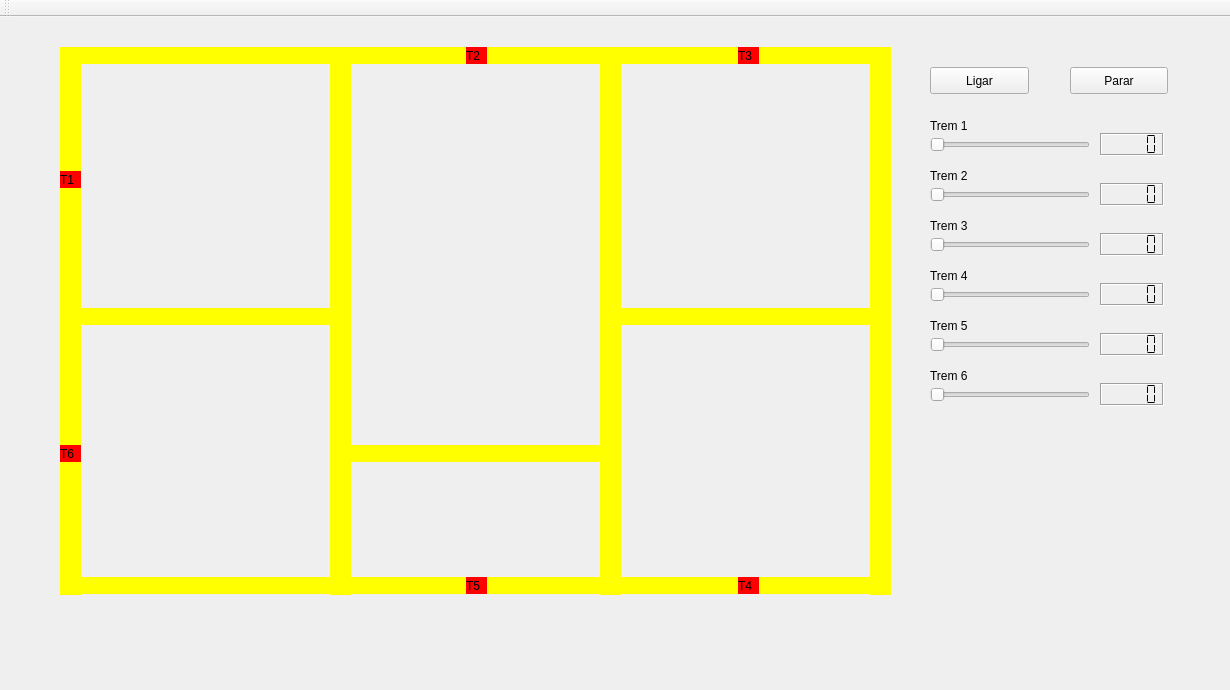
<?xml version="1.0" encoding="UTF-8"?>
<ui version="4.0">
 <class>MainWindow</class>
 <widget class="QMainWindow" name="MainWindow">
  <property name="geometry">
   <rect>
    <x>0</x>
    <y>0</y>
    <width>1230</width>
    <height>690</height>
   </rect>
  </property>
  <property name="windowTitle">
   <string>MainWindow</string>
  </property>
  <widget class="QWidget" name="centralWidget">
   <widget class="QLabel" name="label_trem1">
    <property name="geometry">
     <rect>
      <x>60</x>
      <y>154</y>
      <width>21</width>
      <height>17</height>
     </rect>
    </property>
    <property name="styleSheet">
     <string notr="true">QLabel { background: red}</string>
    </property>
    <property name="text">
     <string>T1</string>
    </property>
   </widget>
   <widget class="QLabel" name="trilho01">
    <property name="geometry">
     <rect>
      <x>80</x>
      <y>30</y>
      <width>250</width>
      <height>17</height>
     </rect>
    </property>
    <property name="styleSheet">
     <string notr="true">QLabel { background: yellow}</string>
    </property>
    <property name="text">
     <string/>
    </property>
   </widget>
   <widget class="QLabel" name="trilho09">
    <property name="geometry">
     <rect>
      <x>80</x>
      <y>291</y>
      <width>250</width>
      <height>17</height>
     </rect>
    </property>
    <property name="styleSheet">
     <string notr="true">QLabel { background: yellow}</string>
    </property>
    <property name="text">
     <string/>
    </property>
   </widget>
   <widget class="QLabel" name="trilho10">
    <property name="geometry">
     <rect>
      <x>330</x>
      <y>30</y>
      <width>21</width>
      <height>548</height>
     </rect>
    </property>
    <property name="styleSheet">
     <string notr="true">QLabel { background: yellow}</string>
    </property>
    <property name="text">
     <string/>
    </property>
   </widget>
   <widget class="QLabel" name="trilho08">
    <property name="geometry">
     <rect>
      <x>60</x>
      <y>30</y>
      <width>21</width>
      <height>548</height>
     </rect>
    </property>
    <property name="styleSheet">
     <string notr="true">QLabel { background: yellow}</string>
    </property>
    <property name="text">
     <string/>
    </property>
   </widget>
   <widget class="QPushButton" name="pushButton">
    <property name="geometry">
     <rect>
      <x>930</x>
      <y>50</y>
      <width>99</width>
      <height>27</height>
     </rect>
    </property>
    <property name="text">
     <string>Ligar</string>
    </property>
   </widget>
   <widget class="QPushButton" name="pushButton_2">
    <property name="geometry">
     <rect>
      <x>1070</x>
      <y>50</y>
      <width>98</width>
      <height>27</height>
     </rect>
    </property>
    <property name="text">
     <string>Parar</string>
    </property>
   </widget>
   <widget class="QLabel" name="trilho11">
    <property name="geometry">
     <rect>
      <x>600</x>
      <y>30</y>
      <width>21</width>
      <height>548</height>
     </rect>
    </property>
    <property name="styleSheet">
     <string notr="true">QLabel { background: yellow}</string>
    </property>
    <property name="text">
     <string/>
    </property>
   </widget>
   <widget class="QLabel" name="trilho02">
    <property name="geometry">
     <rect>
      <x>350</x>
      <y>30</y>
      <width>250</width>
      <height>17</height>
     </rect>
    </property>
    <property name="styleSheet">
     <string notr="true">QLabel { background: yellow}</string>
    </property>
    <property name="text">
     <string/>
    </property>
   </widget>
   <widget class="QLabel" name="trilho13">
    <property name="geometry">
     <rect>
      <x>350</x>
      <y>428</y>
      <width>250</width>
      <height>17</height>
     </rect>
    </property>
    <property name="styleSheet">
     <string notr="true">QLabel { background: yellow}</string>
    </property>
    <property name="text">
     <string/>
    </property>
   </widget>
   <widget class="QLabel" name="label_trem2">
    <property name="geometry">
     <rect>
      <x>466</x>
      <y>30</y>
      <width>21</width>
      <height>17</height>
     </rect>
    </property>
    <property name="styleSheet">
     <string notr="true">QLabel { background: red}</string>
    </property>
    <property name="text">
     <string>T2</string>
    </property>
   </widget>
   <widget class="QLabel" name="label_trem3">
    <property name="geometry">
     <rect>
      <x>738</x>
      <y>30</y>
      <width>21</width>
      <height>17</height>
     </rect>
    </property>
    <property name="styleSheet">
     <string notr="true">QLabel { background: red}</string>
    </property>
    <property name="text">
     <string>T3</string>
    </property>
   </widget>
   <widget class="QLabel" name="trilho04">
    <property name="geometry">
     <rect>
      <x>870</x>
      <y>30</y>
      <width>21</width>
      <height>548</height>
     </rect>
    </property>
    <property name="styleSheet">
     <string notr="true">QLabel { background: yellow}</string>
    </property>
    <property name="text">
     <string/>
    </property>
   </widget>
   <widget class="QLabel" name="trilho03">
    <property name="geometry">
     <rect>
      <x>620</x>
      <y>30</y>
      <width>250</width>
      <height>17</height>
     </rect>
    </property>
    <property name="styleSheet">
     <string notr="true">QLabel { background: yellow}</string>
    </property>
    <property name="text">
     <string/>
    </property>
   </widget>
   <widget class="QLabel" name="trilho12">
    <property name="geometry">
     <rect>
      <x>620</x>
      <y>291</y>
      <width>250</width>
      <height>17</height>
     </rect>
    </property>
    <property name="styleSheet">
     <string notr="true">QLabel { background: yellow}</string>
    </property>
    <property name="text">
     <string/>
    </property>
   </widget>
   <widget class="QLabel" name="trilho06">
    <property name="geometry">
     <rect>
      <x>350</x>
      <y>560</y>
      <width>250</width>
      <height>17</height>
     </rect>
    </property>
    <property name="styleSheet">
     <string notr="true">QLabel { background: yellow}</string>
    </property>
    <property name="text">
     <string/>
    </property>
   </widget>
   <widget class="QLabel" name="trilho07">
    <property name="geometry">
     <rect>
      <x>80</x>
      <y>560</y>
      <width>250</width>
      <height>17</height>
     </rect>
    </property>
    <property name="styleSheet">
     <string notr="true">QLabel { background: yellow}</string>
    </property>
    <property name="text">
     <string/>
    </property>
   </widget>
   <widget class="QLabel" name="trilho05">
    <property name="geometry">
     <rect>
      <x>620</x>
      <y>560</y>
      <width>250</width>
      <height>17</height>
     </rect>
    </property>
    <property name="styleSheet">
     <string notr="true">QLabel { background: yellow}</string>
    </property>
    <property name="text">
     <string/>
    </property>
   </widget>
   <widget class="QLabel" name="label_trem4">
    <property name="geometry">
     <rect>
      <x>738</x>
      <y>560</y>
      <width>21</width>
      <height>17</height>
     </rect>
    </property>
    <property name="styleSheet">
     <string notr="true">QLabel { background: red}</string>
    </property>
    <property name="text">
     <string>T4</string>
    </property>
   </widget>
   <widget class="QLabel" name="label_trem5">
    <property name="geometry">
     <rect>
      <x>466</x>
      <y>560</y>
      <width>21</width>
      <height>17</height>
     </rect>
    </property>
    <property name="styleSheet">
     <string notr="true">QLabel { background: red}</string>
    </property>
    <property name="text">
     <string>T5</string>
    </property>
   </widget>
   <widget class="QLabel" name="label_trem6">
    <property name="geometry">
     <rect>
      <x>60</x>
      <y>428</y>
      <width>21</width>
      <height>17</height>
     </rect>
    </property>
    <property name="styleSheet">
     <string notr="true">QLabel { background: red}</string>
    </property>
    <property name="text">
     <string>T6</string>
    </property>
   </widget>
   <widget class="QLCDNumber" name="lcdNumber">
    <property name="geometry">
     <rect>
      <x>1100</x>
      <y>116</y>
      <width>64</width>
      <height>23</height>
     </rect>
    </property>
    <property name="autoFillBackground">
     <bool>true</bool>
    </property>
    <property name="frameShape">
     <enum>QFrame::Shape::Box</enum>
    </property>
    <property name="frameShadow">
     <enum>QFrame::Shadow::Sunken</enum>
    </property>
    <property name="segmentStyle">
     <enum>QLCDNumber::SegmentStyle::Flat</enum>
    </property>
   </widget>
   <widget class="QSlider" name="sliderTrem1">
    <property name="geometry">
     <rect>
      <x>930</x>
      <y>120</y>
      <width>160</width>
      <height>16</height>
     </rect>
    </property>
    <property name="maximum">
     <number>200</number>
    </property>
    <property name="orientation">
     <enum>Qt::Orientation::Horizontal</enum>
    </property>
   </widget>
   <widget class="QLabel" name="label">
    <property name="geometry">
     <rect>
      <x>930</x>
      <y>100</y>
      <width>66</width>
      <height>18</height>
     </rect>
    </property>
    <property name="text">
     <string>Trem 1</string>
    </property>
   </widget>
   <widget class="QLCDNumber" name="lcdNumber_2">
    <property name="geometry">
     <rect>
      <x>1100</x>
      <y>166</y>
      <width>64</width>
      <height>23</height>
     </rect>
    </property>
    <property name="autoFillBackground">
     <bool>true</bool>
    </property>
    <property name="frameShape">
     <enum>QFrame::Shape::Box</enum>
    </property>
    <property name="frameShadow">
     <enum>QFrame::Shadow::Sunken</enum>
    </property>
    <property name="segmentStyle">
     <enum>QLCDNumber::SegmentStyle::Flat</enum>
    </property>
   </widget>
   <widget class="QSlider" name="sliderTrem2">
    <property name="geometry">
     <rect>
      <x>930</x>
      <y>170</y>
      <width>160</width>
      <height>16</height>
     </rect>
    </property>
    <property name="maximum">
     <number>200</number>
    </property>
    <property name="orientation">
     <enum>Qt::Orientation::Horizontal</enum>
    </property>
   </widget>
   <widget class="QLabel" name="label_2">
    <property name="geometry">
     <rect>
      <x>930</x>
      <y>150</y>
      <width>66</width>
      <height>18</height>
     </rect>
    </property>
    <property name="text">
     <string>Trem 2</string>
    </property>
   </widget>
   <widget class="QLCDNumber" name="lcdNumber_3">
    <property name="geometry">
     <rect>
      <x>1100</x>
      <y>216</y>
      <width>64</width>
      <height>23</height>
     </rect>
    </property>
    <property name="autoFillBackground">
     <bool>true</bool>
    </property>
    <property name="frameShape">
     <enum>QFrame::Shape::Box</enum>
    </property>
    <property name="frameShadow">
     <enum>QFrame::Shadow::Sunken</enum>
    </property>
    <property name="segmentStyle">
     <enum>QLCDNumber::SegmentStyle::Flat</enum>
    </property>
   </widget>
   <widget class="QSlider" name="sliderTrem3">
    <property name="geometry">
     <rect>
      <x>930</x>
      <y>220</y>
      <width>160</width>
      <height>16</height>
     </rect>
    </property>
    <property name="maximum">
     <number>200</number>
    </property>
    <property name="orientation">
     <enum>Qt::Orientation::Horizontal</enum>
    </property>
   </widget>
   <widget class="QLabel" name="label_3">
    <property name="geometry">
     <rect>
      <x>930</x>
      <y>200</y>
      <width>66</width>
      <height>18</height>
     </rect>
    </property>
    <property name="text">
     <string>Trem 3</string>
    </property>
   </widget>
   <widget class="QLCDNumber" name="lcdNumber_4">
    <property name="geometry">
     <rect>
      <x>1100</x>
      <y>266</y>
      <width>64</width>
      <height>23</height>
     </rect>
    </property>
    <property name="autoFillBackground">
     <bool>true</bool>
    </property>
    <property name="frameShape">
     <enum>QFrame::Shape::Box</enum>
    </property>
    <property name="frameShadow">
     <enum>QFrame::Shadow::Sunken</enum>
    </property>
    <property name="segmentStyle">
     <enum>QLCDNumber::SegmentStyle::Flat</enum>
    </property>
   </widget>
   <widget class="QSlider" name="sliderTrem4">
    <property name="geometry">
     <rect>
      <x>930</x>
      <y>270</y>
      <width>160</width>
      <height>16</height>
     </rect>
    </property>
    <property name="maximum">
     <number>200</number>
    </property>
    <property name="orientation">
     <enum>Qt::Orientation::Horizontal</enum>
    </property>
   </widget>
   <widget class="QLabel" name="label_4">
    <property name="geometry">
     <rect>
      <x>930</x>
      <y>250</y>
      <width>66</width>
      <height>18</height>
     </rect>
    </property>
    <property name="text">
     <string>Trem 4</string>
    </property>
   </widget>
   <widget class="QLCDNumber" name="lcdNumber_5">
    <property name="geometry">
     <rect>
      <x>1100</x>
      <y>316</y>
      <width>64</width>
      <height>23</height>
     </rect>
    </property>
    <property name="autoFillBackground">
     <bool>true</bool>
    </property>
    <property name="frameShape">
     <enum>QFrame::Shape::Box</enum>
    </property>
    <property name="frameShadow">
     <enum>QFrame::Shadow::Sunken</enum>
    </property>
    <property name="segmentStyle">
     <enum>QLCDNumber::SegmentStyle::Flat</enum>
    </property>
   </widget>
   <widget class="QSlider" name="sliderTrem5">
    <property name="geometry">
     <rect>
      <x>930</x>
      <y>320</y>
      <width>160</width>
      <height>16</height>
     </rect>
    </property>
    <property name="maximum">
     <number>200</number>
    </property>
    <property name="orientation">
     <enum>Qt::Orientation::Horizontal</enum>
    </property>
   </widget>
   <widget class="QLabel" name="label_5">
    <property name="geometry">
     <rect>
      <x>930</x>
      <y>300</y>
      <width>66</width>
      <height>18</height>
     </rect>
    </property>
    <property name="text">
     <string>Trem 5</string>
    </property>
   </widget>
   <widget class="QLCDNumber" name="lcdNumber_6">
    <property name="geometry">
     <rect>
      <x>1100</x>
      <y>366</y>
      <width>64</width>
      <height>23</height>
     </rect>
    </property>
    <property name="autoFillBackground">
     <bool>true</bool>
    </property>
    <property name="frameShape">
     <enum>QFrame::Shape::Box</enum>
    </property>
    <property name="frameShadow">
     <enum>QFrame::Shadow::Sunken</enum>
    </property>
    <property name="segmentStyle">
     <enum>QLCDNumber::SegmentStyle::Flat</enum>
    </property>
   </widget>
   <widget class="QSlider" name="sliderTrem6">
    <property name="geometry">
     <rect>
      <x>930</x>
      <y>370</y>
      <width>160</width>
      <height>16</height>
     </rect>
    </property>
    <property name="maximum">
     <number>200</number>
    </property>
    <property name="orientation">
     <enum>Qt::Orientation::Horizontal</enum>
    </property>
   </widget>
   <widget class="QLabel" name="label_6">
    <property name="geometry">
     <rect>
      <x>930</x>
      <y>350</y>
      <width>66</width>
      <height>18</height>
     </rect>
    </property>
    <property name="text">
     <string>Trem 6</string>
    </property>
   </widget>
   <zorder>trilho01</zorder>
   <zorder>trilho09</zorder>
   <zorder>trilho10</zorder>
   <zorder>trilho08</zorder>
   <zorder>label_trem1</zorder>
   <zorder>pushButton</zorder>
   <zorder>pushButton_2</zorder>
   <zorder>trilho11</zorder>
   <zorder>trilho02</zorder>
   <zorder>trilho13</zorder>
   <zorder>label_trem2</zorder>
   <zorder>trilho04</zorder>
   <zorder>trilho03</zorder>
   <zorder>trilho12</zorder>
   <zorder>trilho06</zorder>
   <zorder>trilho07</zorder>
   <zorder>trilho05</zorder>
   <zorder>label_trem3</zorder>
   <zorder>label_trem4</zorder>
   <zorder>label_trem5</zorder>
   <zorder>label_trem6</zorder>
   <zorder>lcdNumber</zorder>
   <zorder>sliderTrem1</zorder>
   <zorder>label</zorder>
   <zorder>lcdNumber_2</zorder>
   <zorder>sliderTrem2</zorder>
   <zorder>label_2</zorder>
   <zorder>lcdNumber_3</zorder>
   <zorder>sliderTrem3</zorder>
   <zorder>label_3</zorder>
   <zorder>lcdNumber_4</zorder>
   <zorder>sliderTrem4</zorder>
   <zorder>label_4</zorder>
   <zorder>lcdNumber_5</zorder>
   <zorder>sliderTrem5</zorder>
   <zorder>label_5</zorder>
   <zorder>lcdNumber_6</zorder>
   <zorder>sliderTrem6</zorder>
   <zorder>label_6</zorder>
  </widget>
  <widget class="QMenuBar" name="menuBar">
   <property name="geometry">
    <rect>
     <x>0</x>
     <y>0</y>
     <width>1230</width>
     <height>23</height>
    </rect>
   </property>
  </widget>
  <widget class="QToolBar" name="mainToolBar">
   <attribute name="toolBarArea">
    <enum>TopToolBarArea</enum>
   </attribute>
   <attribute name="toolBarBreak">
    <bool>false</bool>
   </attribute>
  </widget>
 </widget>
 <layoutdefault spacing="6" margin="11"/>
 <resources/>
 <connections>
  <connection>
   <sender>sliderTrem1</sender>
   <signal>valueChanged(int)</signal>
   <receiver>lcdNumber</receiver>
   <slot>display(int)</slot>
   <hints>
    <hint type="sourcelabel">
     <x>999</x>
     <y>157</y>
    </hint>
    <hint type="destinationlabel">
     <x>1131</x>
     <y>161</y>
    </hint>
   </hints>
  </connection>
  <connection>
   <sender>sliderTrem2</sender>
   <signal>valueChanged(int)</signal>
   <receiver>lcdNumber_2</receiver>
   <slot>display(int)</slot>
   <hints>
    <hint type="sourcelabel">
     <x>1009</x>
     <y>217</y>
    </hint>
    <hint type="destinationlabel">
     <x>1131</x>
     <y>217</y>
    </hint>
   </hints>
  </connection>
  <connection>
   <sender>sliderTrem3</sender>
   <signal>valueChanged(int)</signal>
   <receiver>lcdNumber_3</receiver>
   <slot>display(int)</slot>
   <hints>
    <hint type="sourcelabel">
     <x>1009</x>
     <y>267</y>
    </hint>
    <hint type="destinationlabel">
     <x>1131</x>
     <y>267</y>
    </hint>
   </hints>
  </connection>
  <connection>
   <sender>sliderTrem4</sender>
   <signal>valueChanged(int)</signal>
   <receiver>lcdNumber_4</receiver>
   <slot>display(int)</slot>
   <hints>
    <hint type="sourcelabel">
     <x>1009</x>
     <y>317</y>
    </hint>
    <hint type="destinationlabel">
     <x>1131</x>
     <y>317</y>
    </hint>
   </hints>
  </connection>
  <connection>
   <sender>sliderTrem5</sender>
   <signal>valueChanged(int)</signal>
   <receiver>lcdNumber_5</receiver>
   <slot>display(int)</slot>
   <hints>
    <hint type="sourcelabel">
     <x>1009</x>
     <y>367</y>
    </hint>
    <hint type="destinationlabel">
     <x>1291</x>
     <y>477</y>
    </hint>
   </hints>
  </connection>
  <connection>
   <sender>sliderTrem6</sender>
   <signal>valueChanged(int)</signal>
   <receiver>lcdNumber_6</receiver>
   <slot>display(int)</slot>
   <hints>
    <hint type="sourcelabel">
     <x>1009</x>
     <y>417</y>
    </hint>
    <hint type="destinationlabel">
     <x>1131</x>
     <y>417</y>
    </hint>
   </hints>
  </connection>
 </connections>
</ui>
